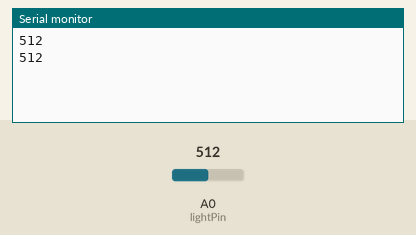
Recording of a sketch running on a simulated Arduino Uno, built with avr-gcc and run on an emulated ATmega328P. Parts: the last lines printed to the serial monitor. Inputs (shaded band) come from the test bench; at power-on: A0 (lightPin) = 512.

Above: at 1.8 s.
1.9 s: A0 (lightPin) set to 716
At 2.8 s:
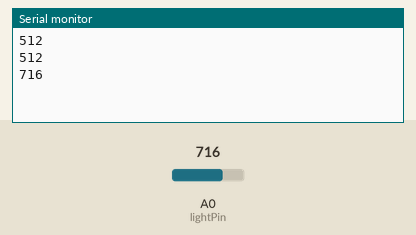
3.4 s: A0 (lightPin) set to 900
At 4.4 s:
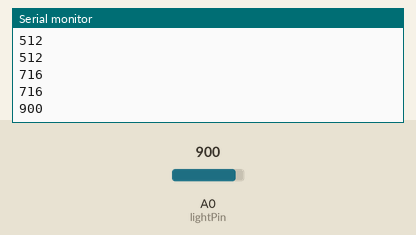
Timing chart, 0 to 6.4 s (numbered marks = the images above; inputs shaded):
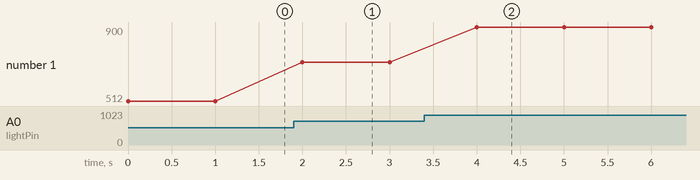

The sketch:

IOT1_1.ino
```cpp
// A0 pin to which Photo Resistor is connected
int lightPin = 0;

// Variable to store the Photo Resistor reading
int lightValue = 0;

void setup()
{
// Setup communications with the serial monitor
Serial.begin(9600);
}

void loop()
{
// Read the light-level value from A0 pin
lightValue = analogRead(lightPin);
// Write the value to the serial monitor
Serial.println(lightValue);
// Wait 1 second before next reading
delay(1000);
}
```

Measured:
- after the input at 1.9 s, the serial monitor: prints a new line after 0.10 s (image 1)
- after the input at 3.4 s, the serial monitor: prints a new line after 0.60 s (image 2)
- plotted number 1: 512 → 716 after the input at 1.9 s, 716 → 900 after the input at 3.4 s
